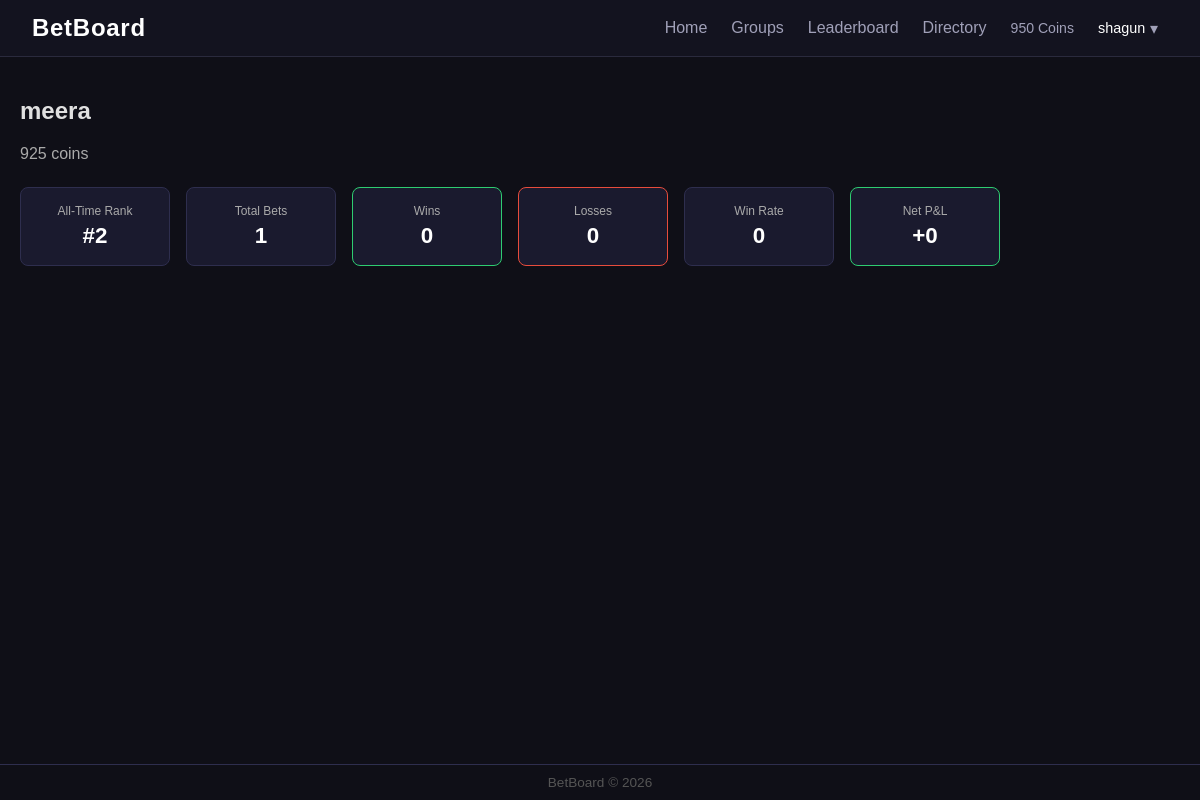
/user/7 (signed in), run on the app's committed database.
### models.py (models this page shows)
class User(db.Model):
    __tablename__ = "users"
    id = db.Column(db.Integer, primary_key = True)
    username = db.Column(db.String(50), unique = True, nullable = False)
    password_hash = db.Column(db.String(50), nullable = False)
    coins = db.Column(db.Integer, default = 1000)
    created_at = db.Column(db.DateTime, default = datetime.utcnow)
    is_admin = db.Column(db.Boolean, default = False)
    roll_number = db.Column(db.String(20), unique = True, nullable = False)

### routes/auth.py (the view, shortened to what this page needs)
@auth_bp.route('/user/<int:user_id>')
def user_profile(user_id):
    if "user_id" not in session:
        return redirect(url_for('auth.login'))
    current_user = db.session.get(User, session['user_id'])
    viewed_user = db.session.get(User, user_id)
    if viewed_user is None or viewed_user.is_admin:
        return redirect(url_for('betting.dashboard'))
    bets = Bet.query.filter_by(user_id=viewed_user.id).all()
    wins=losses=0
    total_pnl=0
    for bet in bets:
        event = Event.query.get(bet.event_id)
    resolved = wins+losses
    win_rate = round(wins/resolved, 1) if resolved>1 else 0
    all_users = User.query.filter_by(is_admin=False).order_by(User.coins.desc()).all()
    rank = next((i + 1 for i, u in enumerate(all_users) if u.id == viewed_user.id), None)
    return render_template(
        'user_profile.html',
        current_user=current_user,
        viewed_user=viewed_user,
        wins=wins,
        losses=losses,
        win_rate=win_rate,
        total_pnl=round(total_pnl, 2),
        total_bets=len(bets),
        rank=rank
    )

### templates/user_profile.html
{% extends 'base.html' %}
{% block content %}
<h2>{{ viewed_user.username }}</h2>
<p style="color:#aaa;">{{ viewed_user.coins }} coins</p>
<div class="stats-row" style="margin: 1.5rem 0;">
    <div class="stat-card">
        <div class="stat-label">All-Time Rank</div>
        <div class="stat-value">#{{ rank }}</div>
    </div>
    <div class="stat-card">
        <div class="stat-label">Total Bets</div>
        <div class="stat-value">{{ total_bets }}</div>
    </div>
    <div class="stat-card green">
        <div class="stat-label">Wins</div>
        <div class="stat-value">{{ wins }}</div>
    </div>
    <div class="stat-card red">
        <div class="stat-label">Losses</div>
        <div class="stat-value">{{ losses }}</div>
    </div>
    <div class="stat-card">
        <div class="stat-label">Win Rate</div>
        <div class="stat-value">{{ win_rate }}</div>
    </div>
    <div class="stat-card {{ 'green' if total_pnl >= 0 else 'red' }}">
        <div class="stat-label">Net P&L</div>
        <div class="stat-value">{{ "+" if total_pnl >= 0 }}{{ total_pnl }}</div>
    </div>
</div>
{% endblock %}

### templates/base.html (shortened to what this page needs)
<!DOCTYPE html>
<html>
<head>
    <link rel="stylesheet" href="{{url_for('static', filename='css/style.css')}}"> </head>
<body>
    <nav class="navbar">
        <a href="{{ url_for('betting.dashboard') }}" class="nav-brand">BetBoard</a>
        {%if session.get('user_id')%}
        <div class="nav-right">
            <a href="{{ url_for('betting.dashboard') }}" class="nav-link">Home</a>
            {%if current_user.is_admin%}
                    <a href="{{url_for('admin.admin_groups')}}" class="nav-link">Manage Groups</a>
                    <a href="{{url_for('admin.create_event')}}" class="nav-link">Create Event</a>
            {%else%}
            <a href="{{ url_for('groups.groups') }}" class="nav-link">Groups</a>
             {%endif%}
            <a href="{{ url_for('betting.leaderboard') }}" class="nav-link">Leaderboard</a>
            <a href="{{ url_for('auth.directory') }}" class="nav-link">Directory</a>
            <span class="nav-coins">{{ current_user.coins }} Coins </span>
            <div class="nav-profile-wrapper">
                <button class="nav-profile-btn" onclick="toggleProfileDropdown()">
                    {{ current_user.username }}
                    <span class="nav-caret">▾</span>
                </button>
            </div>
        </div>
        {%endif%}
    </nav>
    <div class="container">
        {% block content %}{% endblock %}
    </div>
    <footer style="text-align:center; padding: 10px;  border-top: 1px solid #2e2e4e; color: #555; font-size: 0.85rem; ">
        BetBoard &copy; 2026
    </footer>
</body>
</html>

### static/css/style.css (style rules this page uses)
body { font-family: Arial; background: #0f0f17; color: #e0e0e0; margin: 0; display: flex; flex-direction: column; min-height: 100vh; }
a { color: #7eb8f7; }
.navbar { display: flex; align-items: center; justify-content: space-between; padding: 0 2rem; height: 56px; background: #13131f; border-bottom: 1px solid #2a2a3d; position: sticky; top: 0; z-index: 100; }
.nav-brand { font-size: 1.5rem; font-weight: 700; color: #ffffff; text-decoration: none; letter-spacing: 0.03em; }
.nav-link { color: #a0a0b8; text-decoration: none; font-size:1.0rem; transition: color 0.2s; }
.nav-right { font-size: 1rem; display: flex; align-items: center; gap: 1.5rem; }
.nav-coins { font-size: 0.88rem; color: #a0a0b8; }
.nav-profile-wrapper { position: relative; }
.nav-profile-btn { background: none; border: none; color: #ffffff; font-size: 0.9rem; cursor: pointer; display: flex; align-items: center; gap: 0.3rem; padding: 0; }
.nav-caret { font-size: 1rem; color: #a0a0b8; }
.container { padding: 20px; flex: 1; }
button { padding: 8px 15px; margin-right: 10px; cursor: pointer; border: none; border-radius: 5px; background: #2e2e4e; color: #e0e0e0; font-size: 0.9rem; }
.stats-row { display: flex; gap: 1rem; margin: 1.5rem 0; flex-wrap: wrap; }
.stat-card { background: #1a1a2e; border: 1px solid #2e2e4e; border-radius: 8px; padding: 1rem 1.5rem; text-align: center; min-width: 100px; }
.stat-card.green { border-color: #2ecc71; }
.stat-card.red { border-color: #e74c3c; }
.stat-label { font-size: 0.75rem; color: #aaa; margin-bottom: 0.3rem; }
.stat-value { font-size: 1.4rem; font-weight: bold; color: #ffffff; }

### data on the page
User: coins "950", username "shagun"
User: username "meera", coins "925"

### other printed values
{{ rank }} "2"
{{ total_bets }} "1"
{{ wins }} "0"
{{ losses }} "0"
{{ win_rate }} "0"
{{ "+" if total_pnl >= 0 }} "+"
{{ total_pnl }} "0"
